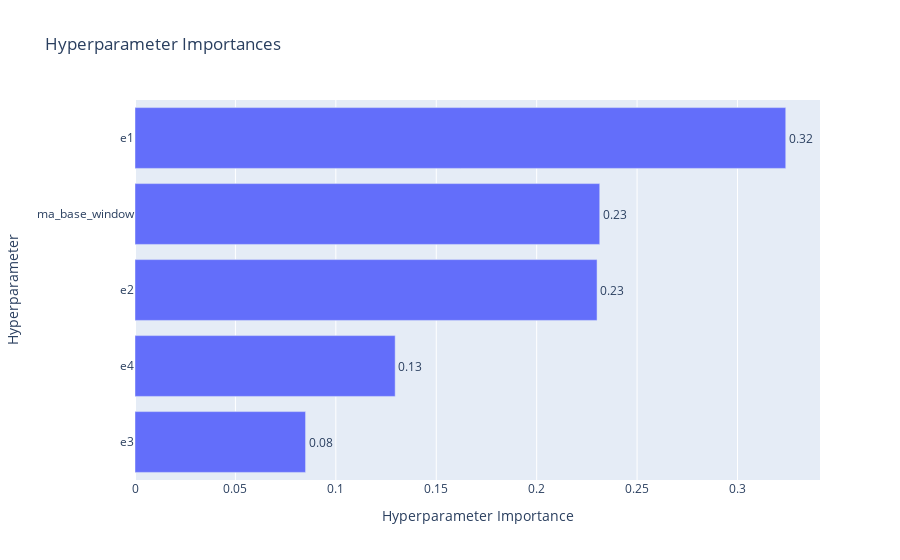

The notebook cell this image was saved under:
### Code cell
optuna.visualization.plot_param_importances(
    study, target=lambda t: t.duration.total_seconds(), target_name="duration"
)

### Figure 1 — Plotly figure (JSON) as saved in the notebook; plotly's stock layout.template omitted (floating-point values rounded to 4 significant figures)
{"data": [{"cliponaxis": false, "hovertemplate": ["e3 (FloatDistribution): 0.08493472855972596<extra></extra>", "e4 (FloatDistribution): 0.12955083552172025<extra></extra>", "e2 (FloatDistribution): 0.2300733557306201<extra></extra>", "ma_base_window (IntDistribution): 0.23141131596651943<extra></extra>", "e1 (FloatDistribution): 0.3240297642214141<extra></extra>"], "name": "duration", "orientation": "h", "text": ["0.08", "0.13", "0.23", "0.23", "0.32"], "textposition": "outside", "type": "bar", "x": [0.08493, 0.1296, 0.2301, 0.2314, 0.324], "y": ["e3", "e4", "e2", "ma_base_window", "e1"]}], "layout": {"title": {"text": "Hyperparameter Importances"}, "xaxis": {"title": {"text": "Hyperparameter Importance"}}, "yaxis": {"title": {"text": "Hyperparameter"}}}}
